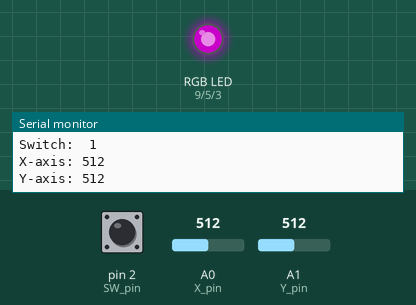
A sketch run on a simulated Arduino Uno, built with avr-gcc and run on an emulated ATmega328P. Shown: an RGB LED mixed from three pins (HIGH = lit), the last lines printed to the serial monitor. Inputs (shaded band) come from the test bench; at power-on: A0 (X_pin) = 512, A1 (Y_pin) = 512, pin 2 (SW_pin) HIGH. Dim RGB values are drawn brighter than linear.

Above: at 1.2 s.
1.3 s: A0 (X_pin) set to 716
At 2.6 s:
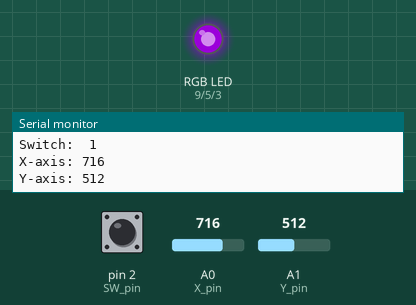
3.5 s: A1 (Y_pin) set to 716
At 5.2 s:
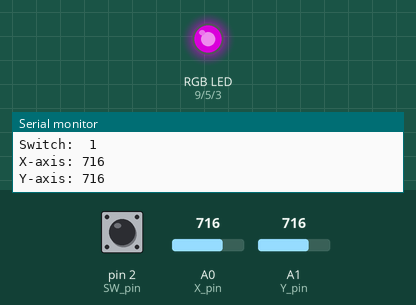
5.5 s: A0 (X_pin) set to 511
At 7.0 s:
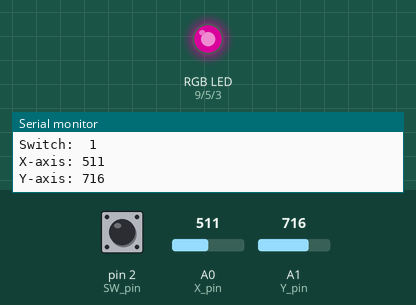
7.5 s: A1 (Y_pin) set to 1023
At 8.7 s:
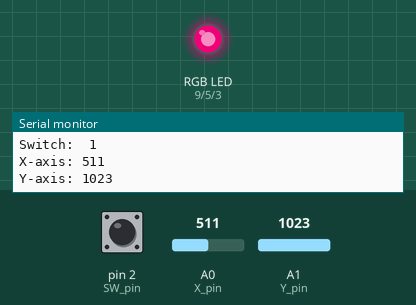
9.5 s: A0 (X_pin) set to 306
At 10.3 s:
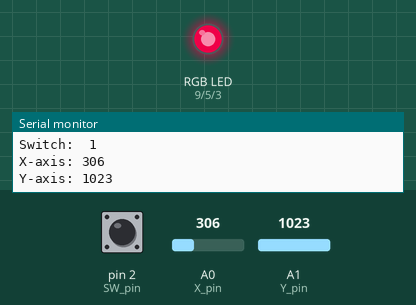
11.5 s: A1 (Y_pin) set to 900
At 13.1 s:
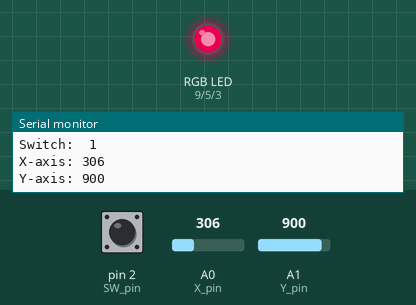
Timing chart, 0 to 14.5 s (numbered marks = the images above; inputs shaded):
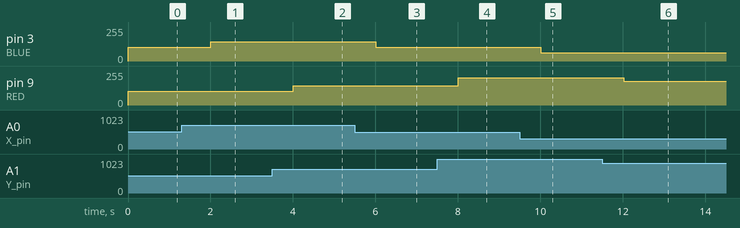

The sketch:

Analog_Joystick.ino
```cpp
// Analog Joystick Module
// Analog Joystick directional control of RGB led

#define BLUE 3
#define GREEN 5
#define RED 9

const int SW_pin = 2; // digital pin connected to switch output
const int X_pin = A0; // analog pin connected to X output
const int Y_pin = A1; // analog pin connected to Y output

void setup() {
    pinMode(RED, OUTPUT);
    pinMode(GREEN, OUTPUT);
    pinMode(BLUE, OUTPUT);
    digitalWrite(RED, LOW);
    digitalWrite(GREEN, LOW);
    digitalWrite(BLUE, LOW);

    pinMode(SW_pin, INPUT);
    digitalWrite(SW_pin, HIGH);
    Serial.begin(9600);
}

int redValue;
int greenValue;
int blueValue;

void loop() {

    if (analogRead(X_pin) < 500){
        greenValue = 0;
        blueValue = analogRead(X_pin)/5;
        redValue = analogRead(Y_pin)/5;
    }
    else if(analogRead(X_pin) > 500){
        blueValue = analogRead(X_pin)/5;;
        greenValue = 0;
        redValue = analogRead(Y_pin)/5;
    }
    else if(analogRead(X_pin) > 400 && analogRead(Y_pin) > 500){
        blueValue = 0;
        greenValue = 255;
        redValue = analogRead(Y_pin) / 5;
    }

    analogWrite(RED, redValue);
    analogWrite(BLUE, blueValue);
    analogWrite(GREEN, greenValue);

    Serial.print("Switch:  ");
    Serial.print(digitalRead(SW_pin));
    Serial.print("\n");

    Serial.print("X-axis: ");
    Serial.print(analogRead(X_pin));
    Serial.print("\n");

    Serial.print("Y-axis: ");
    Serial.println(analogRead(Y_pin));
    Serial.print("\n\n");

    delay(1000);
}
```

Measured:
- after the input at 1.3 s, pin 3 (BLUE): 102/255 → 143/255 after 0.70 s
- after the input at 3.5 s, pin 9 (RED): 102/255 → 143/255 after 0.51 s
- after the input at 5.5 s, pin 3 (BLUE): 143/255 → 102/255 after 0.51 s
- after the input at 7.5 s, pin 9 (RED): 143/255 → 204/255 after 0.51 s
- after the input at 9.5 s, pin 3 (BLUE): 102/255 → 61/255 after 0.51 s
- after the input at 11.5 s, pin 9 (RED): 204/255 → 180/255 after 0.52 s
